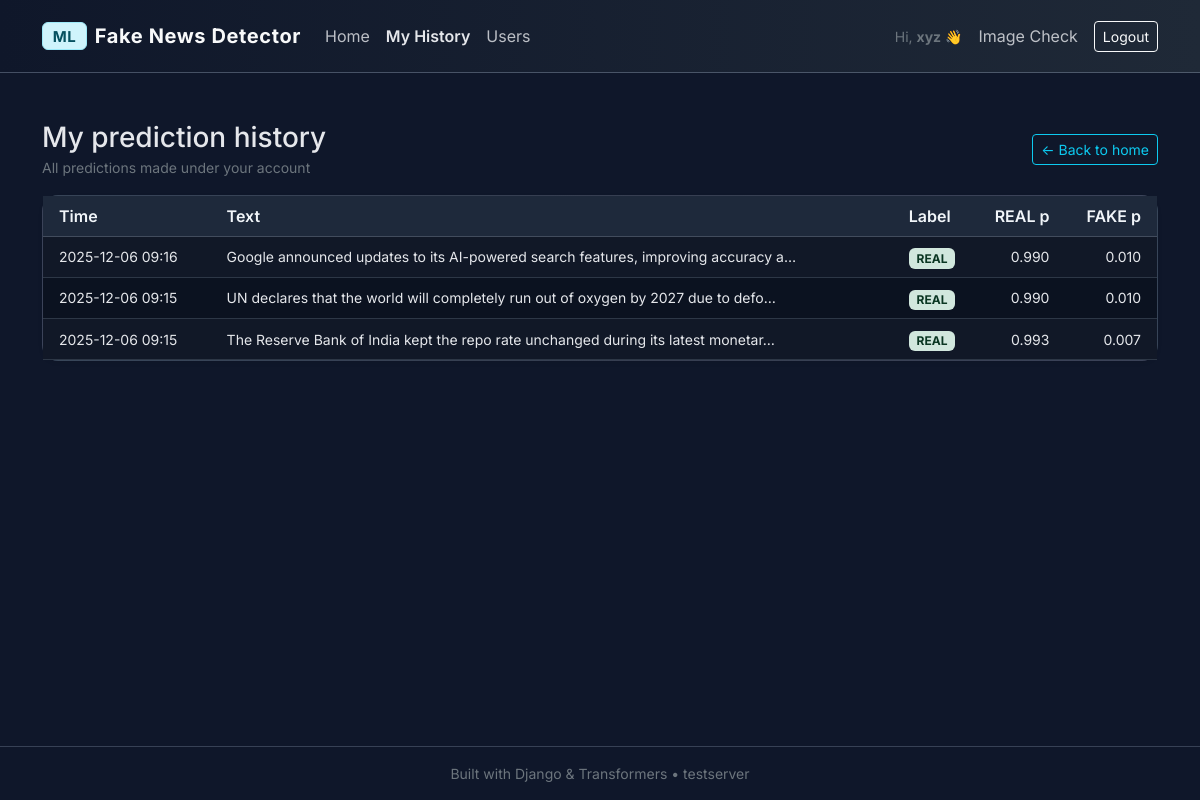
Page /history/ (signed in) on the earlier database version.
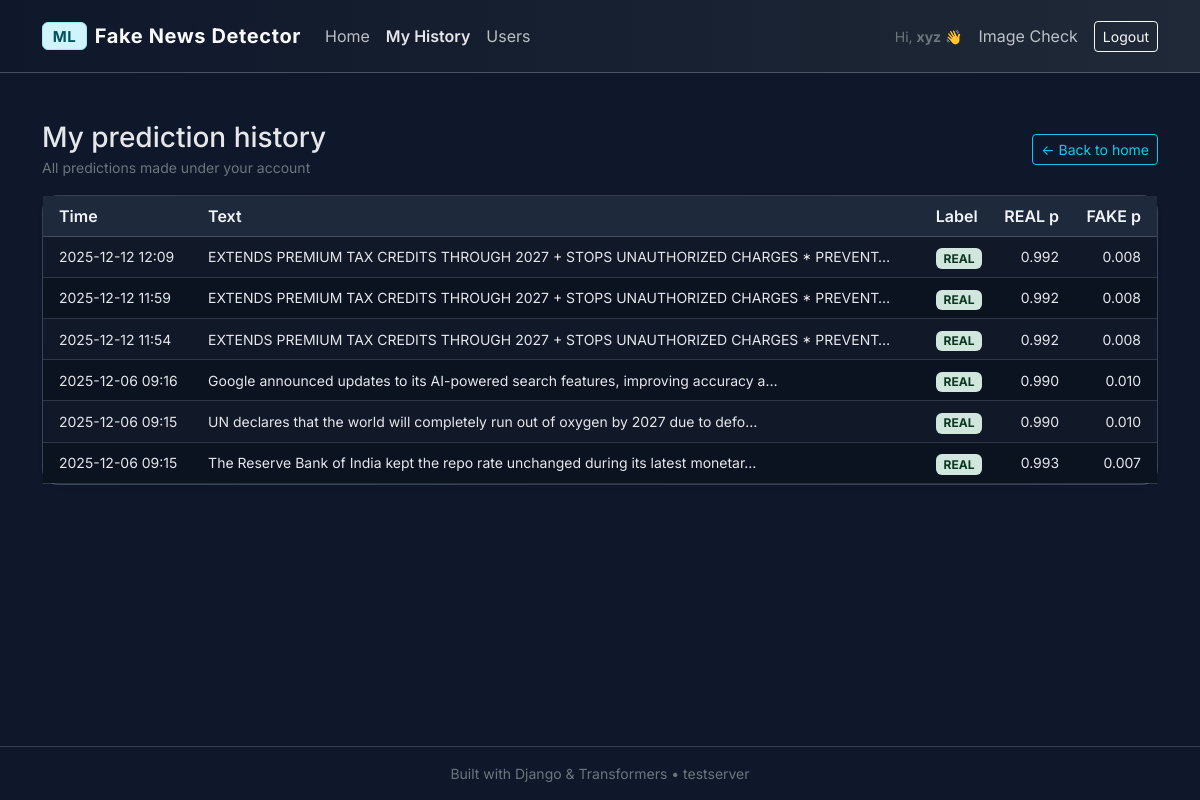
Same page on the later database version.
### detector/models.py (models this page shows, shortened)
class PredictionLog(models.Model):
    user = models.ForeignKey(
        settings.AUTH_USER_MODEL,
        on_delete=models.SET_NULL,
        null=True,
        blank=True,
        related_name="predictions",
    )
    text = models.TextField()
    label = models.CharField(max_length=20)  # REAL / FAKE / UNSURE / UNKNOWN
    real_prob = models.FloatField(null=True, blank=True)
    fake_prob = models.FloatField(null=True, blank=True)
    created_at = models.DateTimeField(auto_now_add=True)
    def short_text(self, max_len=80):
        t = self.text.replace("\n", " ")
        return (t[:max_len] + "…") if len(t) > max_len else t

### detector/views.py (the view)
# urls.py: path("history/", views.history, name="history"),
@login_required
def history(request):
    logs = PredictionLog.objects.filter(user=request.user).order_by("-created_at")
    return render(request, "detector/history.html", {"logs": logs})

### detector/templates/detector/history.html (shortened to what this page needs)
{% extends "detector/base.html" %}
{% block content %}
<div class="d-flex justify-content-between align-items-center mb-3">
    <div>
        <h3 class="mb-0">My prediction history</h3>
        <small class="text-secondary">All predictions made under your account</small>
    </div>
    <a href="{% url 'home' %}" class="btn btn-outline-info btn-sm">
        ← Back to home
    </a>
</div>
{% if logs %}
    <div class="card shadow-sm">
        <div class="card-body p-0">
            <div class="table-responsive">
                <table class="table table-dark-soft table-striped mb-0 align-middle">
                    <thead>
                        <tr>
                            <th class="px-3">Time</th>
                            <th>Text</th>
                            <th>Label</th>
                            <th class="text-end pe-3">REAL p</th>
                            <th class="text-end pe-3">FAKE p</th>
                        </tr>
                    </thead>
                    <tbody>
                        {% for log in logs %}
                            <tr>
                                <td class="px-3 text-nowrap small">
                                    {{ log.created_at|date:"Y-m-d H:i" }}
                                </td>
                                <td class="small">{{ log.short_text }}</td>
                                <td>
                                    <span class="badge
                                        {% if log.label == 'REAL' %}bg-success-subtle text-success-emphasis
                                        {% elif log.label == 'FAKE' %}bg-danger-subtle text-danger-emphasis
                                        {% else %}bg-warning-subtle text-warning-emphasis{% endif %}">
                                        {{ log.label }}
                                    </span>
                                </td>
                                <td class="text-end pe-3 small">
                                    {% if log.real_prob %}{{ log.real_prob|floatformat:3 }}{% else %}-{% endif %}
                                </td>
                                <td class="text-end pe-3 small">
                                    {% if log.fake_prob %}{{ log.fake_prob|floatformat:3 }}{% else %}-{% endif %}
                                </td>
                            </tr>
                        {% endfor %}
                    </tbody>
                </table>
            </div>
        </div>
    </div>
{% else %}
    <div class="alert alert-secondary">
        You haven’t made any predictions yet. Go to the <a href="{% url 'home' %}">home page</a> and try the model!
    </div>
{% endif %}
{% endblock %}

### detector/templates/detector/base.html (shortened to what this page needs)
<!DOCTYPE html>
<html lang="en">
<head>
    <link
        href="https://cdn.jsdelivr.net/npm/bootstrap@5.3.3/dist/css/bootstrap.min.css"
        rel="stylesheet"
    >
</head>
<body>
<div class="app-shell">
    <nav class="navbar navbar-expand-lg navbar-glass sticky-top">
        <div class="container py-2">
            <a class="navbar-brand d-flex align-items-center gap-2 text-light" href="{% url 'home' %}">
                <span class="badge bg-info-subtle text-info-emphasis border border-info-subtle">ML</span>
                <span>Fake News Detector</span>
            </a>
            <div class="collapse navbar-collapse" id="mainNavbar">
                <ul class="navbar-nav me-auto mb-2 mb-lg-0">
    {% if user.is_authenticated %}
        <li class="nav-item">
            <a class="nav-link {% if request.path == '/' %}active fw-semibold{% endif %}"
               href="{% url 'home' %}">
                Home
            </a>
        </li>
        <li class="nav-item">
            <a class="nav-link {% if '/history' in request.path %}active fw-semibold{% endif %}"
               href="{% url 'history' %}">
                My History
            </a>
        </li>
        {% if user.is_staff %}
            <li class="nav-item">
                <a class="nav-link {% if '/users' in request.path %}active fw-semibold{% endif %}"
                   href="{% url 'users_list' %}">
                    Users
                </a>
            </li>
        {% endif %}
    {% endif %}
</ul>
                <div class="d-flex align-items-center gap-3 text-light">
                    {% if user.is_authenticated %}
                        <span class="small text-secondary">Hi, <strong>{{ user.username }}</strong> 👋</span>
                        <a class="nav-link {% if '/image-check' in request.path %}active fw-semibold{% endif %}"
   href="{% url 'image_check' %}">
   Image Check
</a>
                        <a href="{% url 'logout' %}" class="btn btn-outline-light btn-sm">
                            Logout
                        </a>
                    {% else %}
                        <a href="{% url 'login' %}" class="btn btn-outline-light btn-sm me-2">Login</a>
                        <a href="{% url 'register' %}" class="btn btn-info btn-sm text-dark">Sign up</a>
                    {% endif %}
                </div>
            </div>
        </div>
    </nav>
    <main class="container py-4 py-md-5">
        {% block content %}{% endblock %}
    </main>
    <footer class="py-3 text-center text-secondary small">
        Built with Django & Transformers • {{ request.get_host }}
    </footer>
</div>
</body>
</html>

### detector/templates/detector/base.html (style rules this page uses)
body { font-family: "Inter", system-ui, -apple-system, BlinkMacSystemFont, "Segoe UI", sans-serif; background: #0f172a; color: #e5e7eb; }
.app-shell { min-height: 100vh; display: flex; flex-direction: column; }
.navbar-glass { background: linear-gradient(90deg, #0f172a, #1f2937); border-bottom: 1px solid rgba(148, 163, 184, 0.4); }
.navbar-brand span { font-weight: 700; letter-spacing: 0.03em; }
.nav-link { color: #e5e7eb !important; opacity: 0.8; }
.nav-link.active, .nav-link:hover { opacity: 1; }
main { flex: 1; }
.card { border-radius: 1rem; border: 1px solid rgba(148, 163, 184, 0.35); background: radial-gradient(circle at top left, rgba(56, 189, 248, 0.08), transparent 55%), radial-gradient(circle at bottom right, rgba(129, 140, 248, 0.08), transparent 55%), #020617; color: #e5e7eb; }
.table-dark-soft { --bs-table-bg: #0b1220; --bs-table-color: #e5e7eb; --bs-table-striped-bg: #111827; --bs-table-striped-color: #e5e7eb; --bs-table-border-color: rgba(148, 163, 184, 0.25); --bs-table-hover-bg: #1e293b; --bs-table-hover-color: #f1f5f9; }
.table-dark-soft thead th { background-color: #1e293b !important; color: #f1f5f9 !important; font-weight: 600; border-bottom: 1px solid rgba(148,163,184,0.4); }
.table-dark-soft tbody td { color: #e5e7eb !important; }
footer { border-top: 1px solid rgba(148, 163, 184, 0.3); }

Differences in the rows shown:
added PredictionLog: created_at "2025-12-12 12:09", short_text "EXTENDS PREMIUM TAX CREDITS THROUGH 2027 + STOPS UNAUTHORIZED CHARGES * PREVENT…", label "REAL", real_prob "0.992", fake_prob "0.008"
added PredictionLog: created_at "2025-12-12 11:59", short_text "EXTENDS PREMIUM TAX CREDITS THROUGH 2027 + STOPS UNAUTHORIZED CHARGES * PREVENT…", label "REAL", real_prob "0.992", fake_prob "0.008"
added PredictionLog: created_at "2025-12-12 11:54", short_text "EXTENDS PREMIUM TAX CREDITS THROUGH 2027 + STOPS UNAUTHORIZED CHARGES * PREVENT…", label "REAL", real_prob "0.992", fake_prob "0.008"
